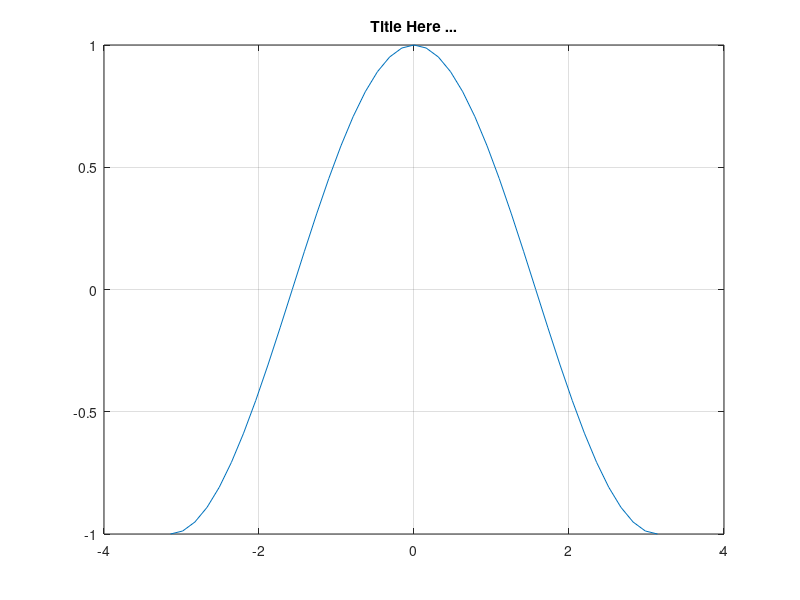

The MATLAB source for this figure:
%=============================================================================
% Copyright (c) 2016-present Allan CORNET (Nelson)
%=============================================================================
% This file is part of the Nelson.
%=============================================================================
% LICENCE_BLOCK_BEGIN
% SPDX-License-Identifier: LGPL-3.0-or-later
% LICENCE_BLOCK_END
%=============================================================================
% <--ADV-CLI MODE-->
%=============================================================================
% function available for compatibility.
x = -pi:pi/20:pi;
plot(x, cos(x))
drawnow
title('Title Here ...')
grid on
